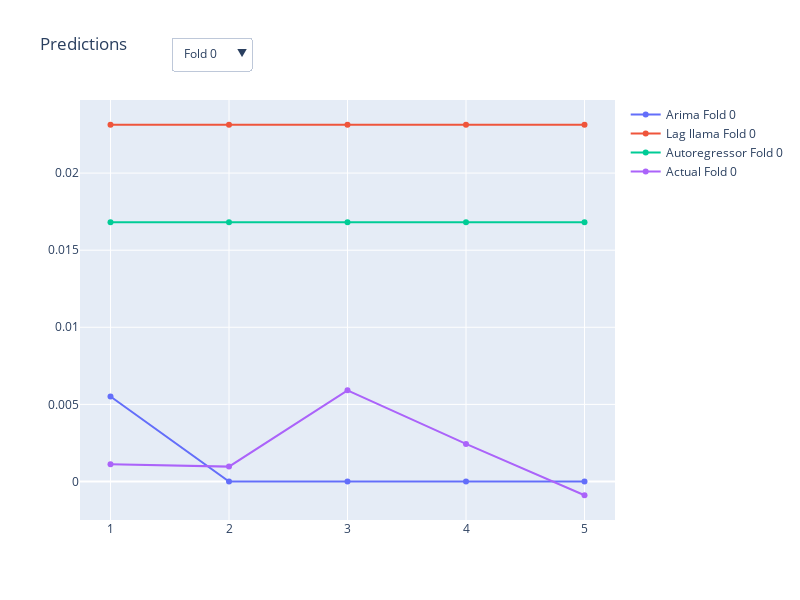

Notebook cell for this chart:
### Code cell
def visualize_predictions(p, a):
    """
    Visualizes the predictions and actual values of the time series.

    Parameters:
    p (list of pd.DataFrame): List containing the dataframes for the models.
    a (pd.DataFrame): DataFrame containing the actual values.

    Returns:
    fig: Plotly figure object.
    """
    model_mapping = {
        "Arima": p[0],
        "Lag llama": p[1],
        "Autoregressor": p[2]
    }

    models = list(model_mapping.keys())
    folds = list(range(len(a)))

    fig = make_subplots(rows=1, cols=1)
    
    # Add traces for all models and folds, but make them invisible initially
    for model in models:
        for fold in folds:
            predicted_values = model_mapping[model].iloc[fold].values
            fig.add_trace(go.Scatter(x=list(range(1, len(predicted_values)+1)), 
                                     y=predicted_values, 
                                     mode='lines+markers', 
                                     name=f'{model} Fold {fold}',
                                     visible=False))
            
    for fold in folds:
        actual_values = a.iloc[fold].values
        fig.add_trace(go.Scatter(x=list(range(1, len(actual_values)+1)), 
                                 y=actual_values, 
                                 mode='lines+markers', 
                                 name=f'Actual Fold {fold}',
                                 visible=False))

    # Create buttons for folds
    fold_buttons = []
    for fold in folds:
        visibility = []
        for trace in fig.data:
            if f'Fold {fold}' in trace.name:
                visibility.append(True)
            else:
                visibility.append(False)
        button = dict(
            label=f'Fold {fold}',
            method='update',
            args=[{'visible': visibility},
                  {'title': f'Predictions for Fold {fold}'}]
        )
        fold_buttons.append(button)

    fig.update_layout(
        updatemenus=[
            dict(active=0,
                 buttons=fold_buttons,
                 direction='down',
                 showactive=True,
                 x=0.17,
                 xanchor="left",
                 y=1.15,
                 yanchor="top")
        ],
        title=f'Predictions',
        height=600,
        width=800
    )
    
    # Initially show the first fold
    fig.update_traces(visible=True, selector=dict(name=f'Arima Fold 0'))
    fig.update_traces(visible=True, selector=dict(name=f'Lag llama Fold 0'))
    fig.update_traces(visible=True, selector=dict(name=f'Autoregressor Fold 0'))
    fig.update_traces(visible=True, selector=dict(name=f'Actual Fold 0'))

    return fig

# Example usage
fig = visualize_predictions(p, a)
fig.show()

### Figure 1 — Plotly figure (JSON) as saved in the notebook; plotly's stock layout.template omitted (floating-point values rounded to 4 significant figures)
{"data": [{"mode": "lines+markers", "name": "Arima Fold 0", "type": "scatter", "visible": true, "x": [1, 2, 3, 4, 5], "y": [0.005508, 0, 0, 0, 0]}, {"mode": "lines+markers", "name": "Arima Fold 1", "type": "scatter", "visible": false, "x": [1, 2, 3, 4, 5], "y": [-0.000361, 0, 0, 0, 0]}, {"mode": "lines+markers", "name": "Arima Fold 2", "type": "scatter", "visible": false, "x": [1, 2, 3, 4, 5], "y": [0.001131, 0, 0, 0, 0]}, {"mode": "lines+markers", "name": "Arima Fold 3", "type": "scatter", "visible": false, "x": [1, 2, 3, 4, 5], "y": [-0.00202, 0, 0, 0, 0]}, {"mode": "lines+markers", "name": "Arima Fold 4", "type": "scatter", "visible": false, "x": [1, 2, 3, 4, 5], "y": [0.0001525, 0, 0, 0, 0]}, {"mode": "lines+markers", "name": "Arima Fold 5", "type": "scatter", "visible": false, "x": [1, 2, 3, 4, 5], "y": [0.001797, 0, 0, 0, 0]}, {"mode": "lines+markers", "name": "Arima Fold 6", "type": "scatter", "visible": false, "x": [1, 2, 3, 4, 5], "y": [-0.00285, 0.001579, -0.0008748, 0.0004847, -0.0002685]}, {"mode": "lines+markers", "name": "Arima Fold 7", "type": "scatter", "visible": false, "x": [1, 2, 3, 4, 5], "y": [0.003706, -0.001911, 0.000985, -0.0005078, 0.0002618]}, {"mode": "lines+markers", "name": "Arima Fold 8", "type": "scatter", "visible": false, "x": [1, 2, 3, 4, 5], "y": [-0.002717, 0.001388, -0.0007089, 0.0003621, -0.000185]}, {"mode": "lines+markers", "name": "Arima Fold 9", "type": "scatter", "visible": false, "x": [1, 2, 3, 4, 5], "y": [-0.003268, 0.001612, -0.0007956, 0.0003926, -0.0001937]}, {"mode": "lines+markers", "name": "Arima Fold 10", "type": "scatter", "visible": false, "x": [1, 2, 3, 4, 5], "y": [-2.487e-05, 1.26e-05, -6.388e-06, 3.237e-06, -1.641e-06]}, {"mode": "lines+markers", "name": "Arima Fold 11", "type": "scatter", "visible": false, "x": [1, 2, 3, 4, 5], "y": [-0.0001573, 8.12e-05, -4.192e-05, 2.164e-05, -1.117e-05]}, {"mode": "lines+markers", "name": "Arima Fold 12", "type": "scatter", "visible": false, "x": [1, 2, 3, 4, 5], "y": [-0.0006579, 0.0003365, -0.0001721, 8.804e-05, -4.503e-05]}, {"mode": "lines+markers", "name": "Arima Fold 13", "type": "scatter", "visible": false, "x": [1, 2, 3, 4, 5], "y": [0.001337, 0, 0, 0, 0]}, {"mode": "lines+markers", "name": "Arima Fold 14", "type": "scatter", "visible": false, "x": [1, 2, 3, 4, 5], "y": [0.00145, 0, 0, 0, 0]}, {"mode": "lines+markers", "name": "Arima Fold 15", "type": "scatter", "visible": false, "x": [1, 2, 3, 4, 5], "y": [-0.0004202, 0, 0, 0, 0]}, {"mode": "lines+markers", "name": "Arima Fold 16", "type": "scatter", "visible": false, "x": [1, 2, 3, 4, 5], "y": [0.003088, 0, 0, 0, 0]}, {"mode": "lines+markers", "name": "Arima Fold 17", "type": "scatter", "visible": false, "x": [1, 2, 3, 4, 5], "y": [0.0001429, 0, 0, 0, 0]}, {"mode": "lines+markers", "name": "Arima Fold 18", "type": "scatter", "visible": false, "x": [1, 2, 3, 4, 5], "y": [8.538e-05, 0, 0, 0, 0]}, {"mode": "lines+markers", "name": "Arima Fold 19", "type": "scatter", "visible": false, "x": [1, 2, 3, 4, 5], "y": [-0.0004969, 0, 0, 0, 0]}, {"mode": "lines+markers", "name": "Lag llama Fold 0", "type": "scatter", "visible": true, "x": [1, 2, 3, 4, 5], "y": [0.02314, 0.02314, 0.02314, 0.02314, 0.02314]}, {"mode": "lines+markers", "name": "Lag llama Fold 1", "type": "scatter", "visible": false, "x": [1, 2, 3, 4, 5], "y": [0.03027, 0.03027, 0.03027, 0.03027, 0.03027]}, {"mode": "lines+markers", "name": "Lag llama Fold 2", "type": "scatter", "visible": false, "x": [1, 2, 3, 4, 5], "y": [0.01722, 0.01722, 0.01722, 0.01722, 0.01722]}, {"mode": "lines+markers", "name": "Lag llama Fold 3", "type": "scatter", "visible": false, "x": [1, 2, 3, 4, 5], "y": [0.02206, 0.02206, 0.02206, 0.02206, 0.02206]}, {"mode": "lines+markers", "name": "Lag llama Fold 4", "type": "scatter", "visible": false, "x": [1, 2, 3, 4, 5], "y": [0.02873, 0.02873, 0.02873, 0.02873, 0.02873]}, {"mode": "lines+markers", "name": "Lag llama Fold 5", "type": "scatter", "visible": false, "x": [1, 2, 3, 4, 5], "y": [0.03212, 0.03212, 0.03212, 0.03212, 0.03212]}, {"mode": "lines+markers", "name": "Lag llama Fold 6", "type": "scatter", "visible": false, "x": [1, 2, 3, 4, 5], "y": [0.02124, 0.02124, 0.02124, 0.02124, 0.02124]}, {"mode": "lines+markers", "name": "Lag llama Fold 7", "type": "scatter", "visible": false, "x": [1, 2, 3, 4, 5], "y": [0.02749, 0.02749, 0.02749, 0.02749, 0.02749]}, {"mode": "lines+markers", "name": "Lag llama Fold 8", "type": "scatter", "visible": false, "x": [1, 2, 3, 4, 5], "y": [0.01844, 0.01844, 0.01844, 0.01844, 0.01844]}, {"mode": "lines+markers", "name": "Lag llama Fold 9", "type": "scatter", "visible": false, "x": [1, 2, 3, 4, 5], "y": [0.02561, 0.02561, 0.02561, 0.02561, 0.02561]}, {"mode": "lines+markers", "name": "Lag llama Fold 10", "type": "scatter", "visible": false, "x": [1, 2, 3, 4, 5], "y": [0.02452, 0.02452, 0.02452, 0.02452, 0.02452]}, {"mode": "lines+markers", "name": "Lag llama Fold 11", "type": "scatter", "visible": false, "x": [1, 2, 3, 4, 5], "y": [0.02405, 0.02405, 0.02405, 0.02405, 0.02405]}, {"mode": "lines+markers", "name": "Lag llama Fold 12", "type": "scatter", "visible": false, "x": [1, 2, 3, 4, 5], "y": [0.02705, 0.02705, 0.02705, 0.02705, 0.02705]}, {"mode": "lines+markers", "name": "Lag llama Fold 13", "type": "scatter", "visible": false, "x": [1, 2, 3, 4, 5], "y": [0.02401, 0.02401, 0.02401, 0.02401, 0.02401]}, {"mode": "lines+markers", "name": "Lag llama Fold 14", "type": "scatter", "visible": false, "x": [1, 2, 3, 4, 5], "y": [0.02094, 0.02094, 0.02094, 0.02094, 0.02094]}, {"mode": "lines+markers", "name": "Lag llama Fold 15", "type": "scatter", "visible": false, "x": [1, 2, 3, 4, 5], "y": [0.0292, 0.0292, 0.0292, 0.0292, 0.0292]}, {"mode": "lines+markers", "name": "Lag llama Fold 16", "type": "scatter", "visible": false, "x": [1, 2, 3, 4, 5], "y": [0.02488, 0.02488, 0.02488, 0.02488, 0.02488]}, {"mode": "lines+markers", "name": "Lag llama Fold 17", "type": "scatter", "visible": false, "x": [1, 2, 3, 4, 5], "y": [0.02793, 0.02793, 0.02793, 0.02793, 0.02793]}, {"mode": "lines+markers", "name": "Lag llama Fold 18", "type": "scatter", "visible": false, "x": [1, 2, 3, 4, 5], "y": [0.02359, 0.02359, 0.02359, 0.02359, 0.02359]}, {"mode": "lines+markers", "name": "Lag llama Fold 19", "type": "scatter", "visible": false, "x": [1, 2, 3, 4, 5], "y": [0.01788, 0.01788, 0.01788, 0.01788, 0.01788]}, {"mode": "lines+markers", "name": "Autoregressor Fold 0", "type": "scatter", "visible": true, "x": [1, 2, 3, 4, 5], "y": [0.0168, 0.0168, 0.0168, 0.0168, 0.0168]}, {"mode": "lines+markers", "name": "Autoregressor Fold 1", "type": "scatter", "visible": false, "x": [1, 2, 3, 4, 5], "y": [-0.0008931, -0.0008931, -0.0008931, -0.0008931, -0.0008931]}, {"mode": "lines+markers", "name": "Autoregressor Fold 2", "type": "scatter", "visible": false, "x": [1, 2, 3, 4, 5], "y": [0.002064, 0.002064, 0.002064, 0.002064, 0.002064]}, {"mode": "lines+markers", "name": "Autoregressor Fold 3", "type": "scatter", "visible": false, "x": [1, 2, 3, 4, 5], "y": [-0.00994, -0.00994, -0.00994, -0.00994, -0.00994]}, {"mode": "lines+markers", "name": "Autoregressor Fold 4", "type": "scatter", "visible": false, "x": [1, 2, 3, 4, 5], "y": [-0.0005399, -0.0005399, -0.0005399, -0.0005399, -0.0005399]}, {"mode": "lines+markers", "name": "Autoregressor Fold 5", "type": "scatter", "visible": false, "x": [1, 2, 3, 4, 5], "y": [0.003737, 0.003737, 0.003737, 0.003737, 0.003737]}, {"mode": "lines+markers", "name": "Autoregressor Fold 6", "type": "scatter", "visible": false, "x": [1, 2, 3, 4, 5], "y": [-0.006854, -0.006854, -0.006854, -0.006854, -0.006854]}, {"mode": "lines+markers", "name": "Autoregressor Fold 7", "type": "scatter", "visible": false, "x": [1, 2, 3, 4, 5], "y": [0.007927, 0.007927, 0.007927, 0.007927, 0.007927]}, {"mode": "lines+markers", "name": "Autoregressor Fold 8", "type": "scatter", "visible": false, "x": [1, 2, 3, 4, 5], "y": [-0.002468, -0.002468, -0.002468, -0.002468, -0.002468]}, {"mode": "lines+markers", "name": "Autoregressor Fold 9", "type": "scatter", "visible": false, "x": [1, 2, 3, 4, 5], "y": [-0.003662, -0.003662, -0.003662, -0.003662, -0.003662]}, {"mode": "lines+markers", "name": "Autoregressor Fold 10", "type": "scatter", "visible": false, "x": [1, 2, 3, 4, 5], "y": [-0.003926, -0.003926, -0.003926, -0.003926, -0.003926]}, {"mode": "lines+markers", "name": "Autoregressor Fold 11", "type": "scatter", "visible": false, "x": [1, 2, 3, 4, 5], "y": [0.001315, 0.001315, 0.001315, 0.001315, 0.001315]}, {"mode": "lines+markers", "name": "Autoregressor Fold 12", "type": "scatter", "visible": false, "x": [1, 2, 3, 4, 5], "y": [-0.0029, -0.0029, -0.0029, -0.0029, -0.0029]}, {"mode": "lines+markers", "name": "Autoregressor Fold 13", "type": "scatter", "visible": false, "x": [1, 2, 3, 4, 5], "y": [0.006938, 0.006938, 0.006938, 0.006938, 0.006938]}, {"mode": "lines+markers", "name": "Autoregressor Fold 14", "type": "scatter", "visible": false, "x": [1, 2, 3, 4, 5], "y": [0.009135, 0.009135, 0.009135, 0.009135, 0.009135]}, {"mode": "lines+markers", "name": "Autoregressor Fold 15", "type": "scatter", "visible": false, "x": [1, 2, 3, 4, 5], "y": [-0.001863, -0.001863, -0.001863, -0.001863, -0.001863]}, {"mode": "lines+markers", "name": "Autoregressor Fold 16", "type": "scatter", "visible": false, "x": [1, 2, 3, 4, 5], "y": [0.01749, 0.01749, 0.01749, 0.01749, 0.01749]}, {"mode": "lines+markers", "name": "Autoregressor Fold 17", "type": "scatter", "visible": false, "x": [1, 2, 3, 4, 5], "y": [0.0007547, 0.0007547, 0.0007547, 0.0007547, 0.0007547]}, {"mode": "lines+markers", "name": "Autoregressor Fold 18", "type": "scatter", "visible": false, "x": [1, 2, 3, 4, 5], "y": [0.0003527, 0.0003527, 0.0003527, 0.0003527, 0.0003527]}, {"mode": "lines+markers", "name": "Autoregressor Fold 19", "type": "scatter", "visible": false, "x": [1, 2, 3, 4, 5], "y": [-0.002691, -0.002691, -0.002691, -0.002691, -0.002691]}, {"mode": "lines+markers", "name": "Actual Fold 0", "type": "scatter", "visible": true, "x": [1, 2, 3, 4, 5], "y": [0.001111, 0.0009638, 0.005911, 0.002433, -0.0008931]}, {"mode": "lines+markers", "name": "Actual Fold 1", "type": "scatter", "visible": false, "x": [1, 2, 3, 4, 5], "y": [-0.006624, -0.00646, -0.004412, -0.005318, 0.002064]}, {"mode": "lines+markers", "name": "Actual Fold 2", "type": "scatter", "visible": false, "x": [1, 2, 3, 4, 5], "y": [0.0002949, 0.004337, -0.001258, -0.01279, -0.00994]}, {"mode": "lines+markers", "name": "Actual Fold 3", "type": "scatter", "visible": false, "x": [1, 2, 3, 4, 5], "y": [-4.777e-05, -0.000692, 0.003152, -0.001746, -0.0005399]}, {"mode": "lines+markers", "name": "Actual Fold 4", "type": "scatter", "visible": false, "x": [1, 2, 3, 4, 5], "y": [0.006013, -4.343e-07, 0.001328, -0.004927, 0.003737]}, {"mode": "lines+markers", "name": "Actual Fold 5", "type": "scatter", "visible": false, "x": [1, 2, 3, 4, 5], "y": [-0.002016, -0.01573, 0.00915, 0.01608, -0.006854]}, {"mode": "lines+markers", "name": "Actual Fold 6", "type": "scatter", "visible": false, "x": [1, 2, 3, 4, 5], "y": [-0.004291, -0.003024, -0.002441, -0.003395, 0.007927]}, {"mode": "lines+markers", "name": "Actual Fold 7", "type": "scatter", "visible": false, "x": [1, 2, 3, 4, 5], "y": [-0.0004285, 0.001533, 0.000398, 0.002594, -0.002468]}, {"mode": "lines+markers", "name": "Actual Fold 8", "type": "scatter", "visible": false, "x": [1, 2, 3, 4, 5], "y": [-0.005064, 0.01571, 0.004003, 0.005323, -0.003662]}, {"mode": "lines+markers", "name": "Actual Fold 9", "type": "scatter", "visible": false, "x": [1, 2, 3, 4, 5], "y": [0.003699, -0.005076, -0.0006658, 0.003238, -0.003926]}, {"mode": "lines+markers", "name": "Actual Fold 10", "type": "scatter", "visible": false, "x": [1, 2, 3, 4, 5], "y": [0.004153, 0.000678, -0.00271, 0.001916, 0.001315]}, {"mode": "lines+markers", "name": "Actual Fold 11", "type": "scatter", "visible": false, "x": [1, 2, 3, 4, 5], "y": [0.002475, -0.001398, -0.002333, -4.631e-05, -0.0029]}, {"mode": "lines+markers", "name": "Actual Fold 12", "type": "scatter", "visible": false, "x": [1, 2, 3, 4, 5], "y": [-0.000727, -0.01148, 0.02194, -0.001007, 0.006938]}, {"mode": "lines+markers", "name": "Actual Fold 13", "type": "scatter", "visible": false, "x": [1, 2, 3, 4, 5], "y": [0.003461, -0.006073, -0.001852, 0.005544, 0.009135]}, {"mode": "lines+markers", "name": "Actual Fold 14", "type": "scatter", "visible": false, "x": [1, 2, 3, 4, 5], "y": [0.003659, -0.001573, 0.001072, 0.002871, -0.001863]}, {"mode": "lines+markers", "name": "Actual Fold 15", "type": "scatter", "visible": false, "x": [1, 2, 3, 4, 5], "y": [0.003415, -0.004492, 0.00335, 0.005384, 0.01749]}, {"mode": "lines+markers", "name": "Actual Fold 16", "type": "scatter", "visible": false, "x": [1, 2, 3, 4, 5], "y": [-0.002002, 0.002225, 0.0005772, -0.0004438, 0.0007547]}, {"mode": "lines+markers", "name": "Actual Fold 17", "type": "scatter", "visible": false, "x": [1, 2, 3, 4, 5], "y": [0.003948, -0.004905, 0.005817, 4.419e-05, 0.0003527]}, {"mode": "lines+markers", "name": "Actual Fold 18", "type": "scatter", "visible": false, "x": [1, 2, 3, 4, 5], "y": [0.003222, -0.002221, 0.004298, 0.003205, -0.002691]}, {"mode": "lines+markers", "name": "Actual Fold 19", "type": "scatter", "visible": false, "x": [1, 2, 3, 4, 5], "y": [0.001163, -0.000745, 0.001886, -0.0003502, 0.001401]}], "layout": {"height": 600, "title": {"text": "Predictions"}, "updatemenus": [{"active": 0, "buttons": [{"args": [{"visible": [true, false, false, false, false, false, false, false, false, false, false, false, false, false, false, false, false, false, false, false, true, false, false, false, false, false, false, false, false, false, false, false, false, false, false, false, false, false, false, false, true, false, false, false, false, false, false, false, false, false, false, false, false, false, false, false, false, false, false, false, true, false, false, false, false, false, false, false, false, false, false, false, false, false, false, false, false, false, false, false]}, {"title": "Predictions for Fold 0"}], "label": "Fold 0", "method": "update"}, {"args": [{"visible": [false, true, false, false, false, false, false, false, false, false, true, true, true, true, true, true, true, true, true, true, false, true, false, false, false, false, false, false, false, false, true, true, true, true, true, true, true, true, true, true, false, true, false, false, false, false, false, false, false, false, true, true, true, true, true, true, true, true, true, true, false, true, false, false, false, false, false, false, false, false, true, true, true, true, true, true, true, true, true, true]}, {"title": "Predictions for Fold 1"}], "label": "Fold 1", "method": "update"}, {"args": [{"visible": [false, false, true, false, false, false, false, false, false, false, false, false, false, false, false, false, false, false, false, false, false, false, true, false, false, false, false, false, false, false, false, false, false, false, false, false, false, false, false, false, false, false, true, false, false, false, false, false, false, false, false, false, false, false, false, false, false, false, false, false, false, false, true, false, false, false, false, false, false, false, false, false, false, false, false, false, false, false, false, false]}, {"title": "Predictions for Fold 2"}], "label": "Fold 2", "method": "update"}, {"args": [{"visible": [false, false, false, true, false, false, false, false, false, false, false, false, false, false, false, false, false, false, false, false, false, false, false, true, false, false, false, false, false, false, false, false, false, false, false, false, false, false, false, false, false, false, false, true, false, false, false, false, false, false, false, false, false, false, false, false, false, false, false, false, false, false, false, true, false, false, false, false, false, false, false, false, false, false, false, false, false, false, false, false]}, {"title": "Predictions for Fold 3"}], "label": "Fold 3", "method": "update"}, {"args": [{"visible": [false, false, false, false, true, false, false, false, false, false, false, false, false, false, false, false, false, false, false, false, false, false, false, false, true, false, false, false, false, false, false, false, false, false, false, false, false, false, false, false, false, false, false, false, true, false, false, false, false, false, false, false, false, false, false, false, false, false, false, false, false, false, false, false, true, false, false, false, false, false, false, false, false, false, false, false, false, false, false, false]}, {"title": "Predictions for Fold 4"}], "label": "Fold 4", "method": "update"}, {"args": [{"visible": [false, false, false, false, false, true, false, false, false, false, false, false, false, false, false, false, false, false, false, false, false, false, false, false, false, true, false, false, false, false, false, false, false, false, false, false, false, false, false, false, false, false, false, false, false, true, false, false, false, false, false, false, false, false, false, false, false, false, false, false, false, false, false, false, false, true, false, false, false, false, false, false, false, false, false, false, false, false, false, false]}, {"title": "Predictions for Fold 5"}], "label": "Fold 5", "method": "update"}, {"args": [{"visible": [false, false, false, false, false, false, true, false, false, false, false, false, false, false, false, false, false, false, false, false, false, false, false, false, false, false, true, false, false, false, false, false, false, false, false, false, false, false, false, false, false, false, false, false, false, false, true, false, false, false, false, false, false, false, false, false, false, false, false, false, false, false, false, false, false, false, true, false, false, false, false, false, false, false, false, false, false, false, false, false]}, {"title": "Predictions for Fold 6"}], "label": "Fold 6", "method": "update"}, {"args": [{"visible": [false, false, false, false, false, false, false, true, false, false, false, false, false, false, false, false, false, false, false, false, false, false, false, false, false, false, false, true, false, false, false, false, false, false, false, false, false, false, false, false, false, false, false, false, false, false, false, true, false, false, false, false, false, false, false, false, false, false, false, false, false, false, false, false, false, false, false, true, false, false, false, false, false, false, false, false, false, false, false, false]}, {"title": "Predictions for Fold 7"}], "label": "Fold 7", "method": "update"}, {"args": [{"visible": [false, false, false, false, false, false, false, false, true, false, false, false, false, false, false, false, false, false, false, false, false, false, false, false, false, false, false, false, true, false, false, false, false, false, false, false, false, false, false, false, false, false, false, false, false, false, false, false, true, false, false, false, false, false, false, false, false, false, false, false, false, false, false, false, false, false, false, false, true, false, false, false, false, false, false, false, false, false, false, false]}, {"title": "Predictions for Fold 8"}], "label": "Fold 8", "method": "update"}, {"args": [{"visible": [false, false, false, false, false, false, false, false, false, true, false, false, false, false, false, false, false, false, false, false, false, false, false, false, false, false, false, false, false, true, false, false, false, false, false, false, false, false, false, false, false, false, false, false, false, false, false, false, false, true, false, false, false, false, false, false, false, false, false, false, false, false, false, false, false, false, false, false, false, true, false, false, false, false, false, false, false, false, false, false]}, {"title": "Predictions for Fold 9"}], "label": "Fold 9", "method": "update"}, {"args": [{"visible": [false, false, false, false, false, false, false, false, false, false, true, false, false, false, false, false, false, false, false, false, false, false, false, false, false, false, false, false, false, false, true, false, false, false, false, false, false, false, false, false, false, false, false, false, false, false, false, false, false, false, true, false, false, false, false, false, false, false, false, false, false, false, false, false, false, false, false, false, false, false, true, false, false, false, false, false, false, false, false, false]}, {"title": "Predictions for Fold 10"}], "label": "Fold 10", "method": "update"}, {"args": [{"visible": [false, false, false, false, false, false, false, false, false, false, false, true, false, false, false, false, false, false, false, false, false, false, false, false, false, false, false, false, false, false, false, true, false, false, false, false, false, false, false, false, false, false, false, false, false, false, false, false, false, false, false, true, false, false, false, false, false, false, false, false, false, false, false, false, false, false, false, false, false, false, false, true, false, false, false, false, false, false, false, false]}, {"title": "Predictions for Fold 11"}], "label": "Fold 11", "method": "update"}, {"args": [{"visible": [false, false, false, false, false, false, false, false, false, false, false, false, true, false, false, false, false, false, false, false, false, false, false, false, false, false, false, false, false, false, false, false, true, false, false, false, false, false, false, false, false, false, false, false, false, false, false, false, false, false, false, false, true, false, false, false, false, false, false, false, false, false, false, false, false, false, false, false, false, false, false, false, true, false, false, false, false, false, false, false]}, {"title": "Predictions for Fold 12"}], "label": "Fold 12", "method": "update"}, {"args": [{"visible": [false, false, false, false, false, false, false, false, false, false, false, false, false, true, false, false, false, false, false, false, false, false, false, false, false, false, false, false, false, false, false, false, false, true, false, false, false, false, false, false, false, false, false, false, false, false, false, false, false, false, false, false, false, true, false, false, false, false, false, false, false, false, false, false, false, false, false, false, false, false, false, false, false, true, false, false, false, false, false, false]}, {"title": "Predictions for Fold 13"}], "label": "Fold 13", "method": "update"}, {"args": [{"visible": [false, false, false, false, false, false, false, false, false, false, false, false, false, false, true, false, false, false, false, false, false, false, false, false, false, false, false, false, false, false, false, false, false, false, true, false, false, false, false, false, false, false, false, false, false, false, false, false, false, false, false, false, false, false, true, false, false, false, false, false, false, false, false, false, false, false, false, false, false, false, false, false, false, false, true, false, false, false, false, false]}, {"title": "Predictions for Fold 14"}], "label": "Fold 14", "method": "update"}, {"args": [{"visible": [false, false, false, false, false, false, false, false, false, false, false, false, false, false, false, true, false, false, false, false, false, false, false, false, false, false, false, false, false, false, false, false, false, false, false, true, false, false, false, false, false, false, false, false, false, false, false, false, false, false, false, false, false, false, false, true, false, false, false, false, false, false, false, false, false, false, false, false, false, false, false, false, false, false, false, true, false, false, false, false]}, {"title": "Predictions for Fold 15"}], "label": "Fold 15", "method": "update"}, {"args": [{"visible": [false, false, false, false, false, false, false, false, false, false, false, false, false, false, false, false, true, false, false, false, false, false, false, false, false, false, false, false, false, false, false, false, false, false, false, false, true, false, false, false, false, false, false, false, false, false, false, false, false, false, false, false, false, false, false, false, true, false, false, false, false, false, false, false, false, false, false, false, false, false, false, false, false, false, false, false, true, false, false, false]}, {"title": "Predictions for Fold 16"}], "label": "Fold 16", "method": "update"}, {"args": [{"visible": [false, false, false, false, false, false, false, false, false, false, false, false, false, false, false, false, false, true, false, false, false, false, false, false, false, false, false, false, false, false, false, false, false, false, false, false, false, true, false, false, false, false, false, false, false, false, false, false, false, false, false, false, false, false, false, false, false, true, false, false, false, false, false, false, false, false, false, false, false, false, false, false, false, false, false, false, false, true, false, false]}, {"title": "Predictions for Fold 17"}], "label": "Fold 17", "method": "update"}, {"args": [{"visible": [false, false, false, false, false, false, false, false, false, false, false, false, false, false, false, false, false, false, true, false, false, false, false, false, false, false, false, false, false, false, false, false, false, false, false, false, false, false, true, false, false, false, false, false, false, false, false, false, false, false, false, false, false, false, false, false, false, false, true, false, false, false, false, false, false, false, false, false, false, false, false, false, false, false, false, false, false, false, true, false]}, {"title": "Predictions for Fold 18"}], "label": "Fold 18", "method": "update"}, {"args": [{"visible": [false, false, false, false, false, false, false, false, false, false, false, false, false, false, false, false, false, false, false, true, false, false, false, false, false, false, false, false, false, false, false, false, false, false, false, false, false, false, false, true, false, false, false, false, false, false, false, false, false, false, false, false, false, false, false, false, false, false, false, true, false, false, false, false, false, false, false, false, false, false, false, false, false, false, false, false, false, false, false, true]}, {"title": "Predictions for Fold 19"}], "label": "Fold 19", "method": "update"}], "direction": "down", "showactive": true, "x": 0.17, "xanchor": "left", "y": 1.15, "yanchor": "top"}], "width": 800, "xaxis": {"anchor": "y", "domain": [0, 1]}, "yaxis": {"anchor": "x", "domain": [0, 1]}}}
